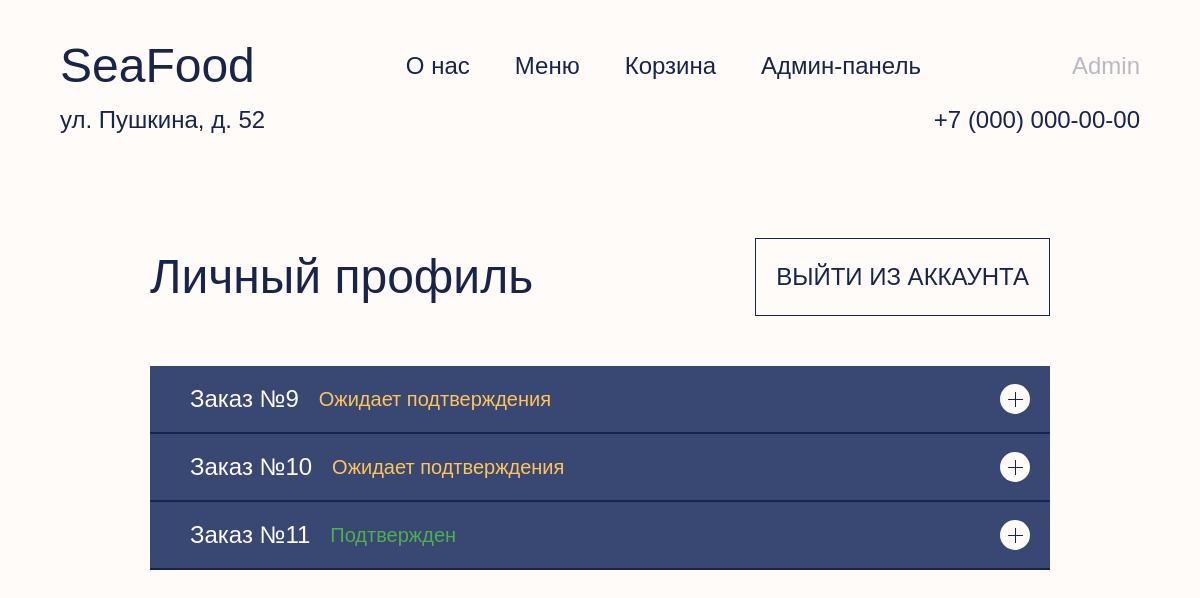
/pages/profile.php (signed in), run on the app's committed database.
### tables this page shows
CREATE TABLE `orders` (
  `id` int(11) NOT NULL,
  `user_id` int(11) DEFAULT NULL,
  `products` text NOT NULL,
  `status` varchar(50) NOT NULL
);

### functions/check_status.php (called while the page is built, shortened)
<?php
function check_status()
{
    if ( ! empty($_SESSION['auth'])) {
        $dbc    = get_dbc();
        $login  = $_SESSION['login'];
        $query  = "SELECT * from users WHERE login='$login'";
        $result = mysqli_query($dbc, $query);
        $row    = mysqli_fetch_assoc($result);
        return $row['role'];
    }
    return null;
}

### pages/profile.php (the view, shortened to what this page needs)
<?php
require_once "../functions/check_status.php";
$dbc = get_dbc();
$login  = $_SESSION['login'];
$query  = "SELECT * FROM `users` WHERE login = '$login'";
$result = mysqli_query($dbc, $query);
$user   = mysqli_fetch_assoc($result);
$id     = $user['user_id'];
$query  = "SELECT * FROM orders WHERE user_id='$id'";
$result = mysqli_query($dbc, $query);
$orders = $result -> fetch_all(MYSQLI_ASSOC);
?>
<!doctype html>
<html lang="en">
<head>
  <link rel="stylesheet" href="../styles/style.css">
</head>
<body>
<header class="header">
  <div class="header__wrapper">
    <div class="header__inner-wrapper">
      <a class="header__logo" href="index.php">SeaFood</a>
      <nav class="header__nav nav">
        <ul class="nav__list">
          <li class="nav__item">
            <a class="nav__link" href="index.php">О нас</a>
          </li>
          <li class="nav__item">
            <a class="nav__link"
               href="catalog.php?category=seafood">Меню</a>
          </li>
          <li class="nav__item">
            <a class="nav__link" href="basket.php">Корзина
            </a>
          </li>
            <?php
            $role = check_status();
            if ($role === 'admin') {
                ?>
              <li class="nav__item">
                <a class="nav__link"
                   href="admin.php">Админ-панель</a>
              </li>
                <?php
            }
            ?>
        </ul>
      </nav>
        <?php
        if ( ! empty($_SESSION['auth'])) {
            echo '<a class="header__login header__login--disabled" href="profile.php">'
                .$_SESSION['login'].'</a>';
        } else {
            echo '<a class="header__login" href="login.php">Войти</a>';
        }
        ?>
    </div>
    <div class="header__contacts">
      <span>ул. Пушкина, д. 52</span>
      <a href="tel:+70000000000">+7 (000) 000-00-00</a>
    </div>
  </div>
</header>
<main>
  <section class="profile">
    <div class="profile__wrapper">
      <div class="profile__header">
        <h1>Личный профиль</h1>
        <a href="../functions/logout.php">Выйти из аккаунта</a>
      </div>
        <?php
        if (count($orders) === 0) {
            ?>
          <p>У вас еще нет ни одного заказа. Чтобы собрать свой первый заказ
            перейдите в <a href="catalog.php?category=seafood">каталог</a></p>
            <?php
        } else {
            ?>
          <ul class="profile__list">
              <?php
              $counter = 1;
              foreach ($orders as $order) {
                  ?>
                <li class="profile__item order">
                  <div class="order__wrapper">
                    <h2>Заказ №<?= $order['id'] ?></h2>
                      <?php
                      if ($order['status'] === 'waiting') {
                          echo '<p class="order__status order__status--waiting">Ожидает подтверждения</p>';
                      } elseif ($order['status'] === 'accepted') {
                          echo '<p class="order__status order__status--accepted">Подтвержден</p>';
                      } elseif ($order['status'] === 'declined') {
                          echo '<p class="order__status order__status--declined">Отклонен</p>';
                      }
                      ?>
                    <button class="order__button toggle-accordion" type="button"
                            data-accordion-button="<?= $counter ?>"></button>
                  </div>
                </li>
                  <?php
                  $counter++;
              }
              ?>
          </ul>
            <?php
        }
        ?>
    </div>
  </section>
</main>
</body>
</html>

### styles/style.css (style rules this page uses)
*, *::before, *::after { box-sizing: border-box; }
html, body { min-height: 100vh; scroll-behavior: smooth; }
button, input { font-family: inherit; }
body { font-family: 'Cormorant Garamond', Helvetica, sans-serif; font-size: 24px; line-height: 1.5; margin: 0; color: #18244a; background-color: #fffbf8;; display: flex; flex-direction: column; overflow-y: scroll; font-weight: 500; }
main { flex-grow: 1; }
.header__wrapper { max-width: 1200px; margin: 0 auto; padding: 30px 60px; }
.header__inner-wrapper, .header__contacts { display: flex; align-items: center; justify-content: space-between; }
.header__contacts a { color: inherit; text-decoration: none; }
.header__logo { font-size: 48px; color: inherit; text-decoration: none; }
.header__login { position: relative; text-decoration: none; color: inherit; text-transform: capitalize; }
.header__login--disabled { opacity: 0.3; pointer-events: none; }
.header__login::before { position: absolute; bottom: 0; left: 50%; width: 0; height: 1px; content: ''; transition: all 0.2s linear; background: #18244a; }
.nav__list { display: flex; margin: 0; padding: 0; list-style: none; gap: 45px; }
.nav__link { position: relative; text-decoration: none; color: inherit; }
.nav__link::before { position: absolute; bottom: 0; left: 50%; width: 0; height: 1px; content: ''; transition: all 0.2s linear; background: #18244a; }
.admin__wrapper, .profile__wrapper { max-width: 1200px; margin: 0 auto; padding: 70px 150px 100px; }
.admin h1, .profile h1 { font-size: 48px; margin: 0 0 50px; font-weight: 500; }
.profile h1 { margin: 0; }
.admin__list, .profile__list { padding: 0; margin: 0; list-style: none; }
.profile__header { display: flex; gap: 30px; justify-content: space-between; align-items: center; margin: 0 0 50px; }
.profile__header a { display: block; font-family: inherit; font-size: inherit; padding: 20px; cursor: pointer; text-transform: uppercase; border: 1px solid #18244a; background: transparent; transition: all 0.2s linear; text-decoration: none; color: inherit; text-align: center; }
.order__wrapper { display: flex; padding: 15px 20px; align-items: center; background: #394773; border-bottom: 2px solid #18244a; color: #fffbf8; }
.order h2 { font-size: 24px; font-weight: 500; margin: 0 20px 0; }
.order__status { margin: 0; font-size: 20px; }
.order__status--waiting { color: #ffc55a; }
.order__status--accepted { color: #4caf50; }
.order__button { width: 30px; height: 30px; border: none; border-radius: 50%; background: #fffbf8; position: relative; cursor: pointer; margin: 0 0 0 auto; transition: all 0.1s linear; }
.order__button::before, .order__button::after { content: ''; position: absolute; height: 1px; width: 15px; background: #18244a; top: 50%; left: calc(50% - 7px); }
.order__button::before { transform: rotate(90deg); }

### data on the page
orders: id "9", status "Ожидает подтверждения"
orders: id "10", status "Ожидает подтверждения"
orders: id "11", status "Подтвержден"

### other printed values
$_SESSION['login'] "Admin"
